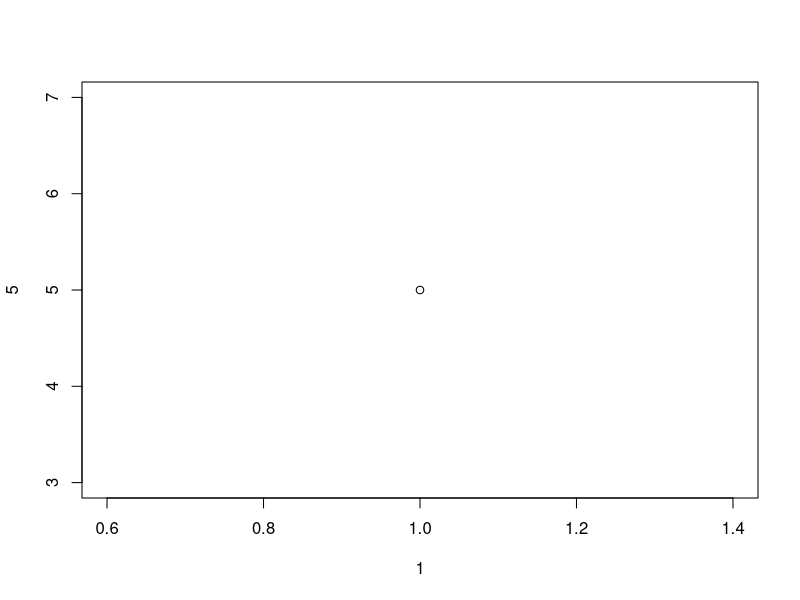
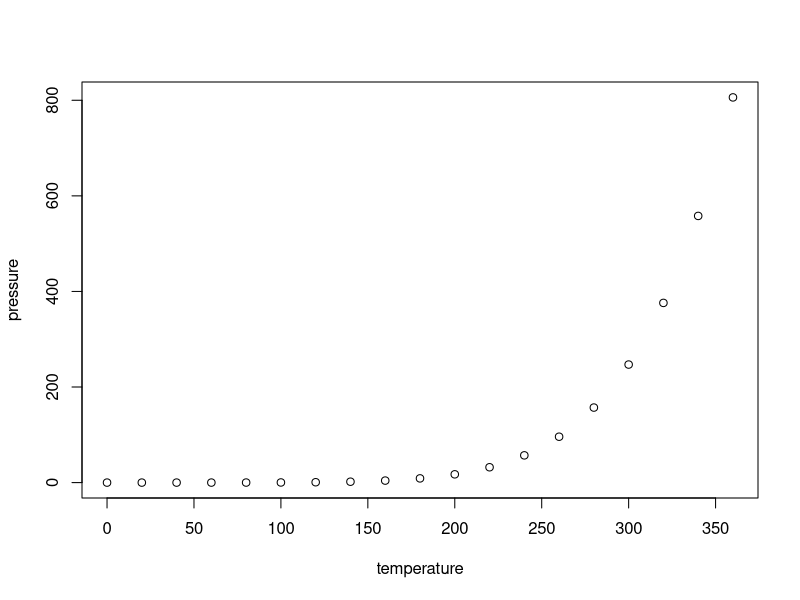
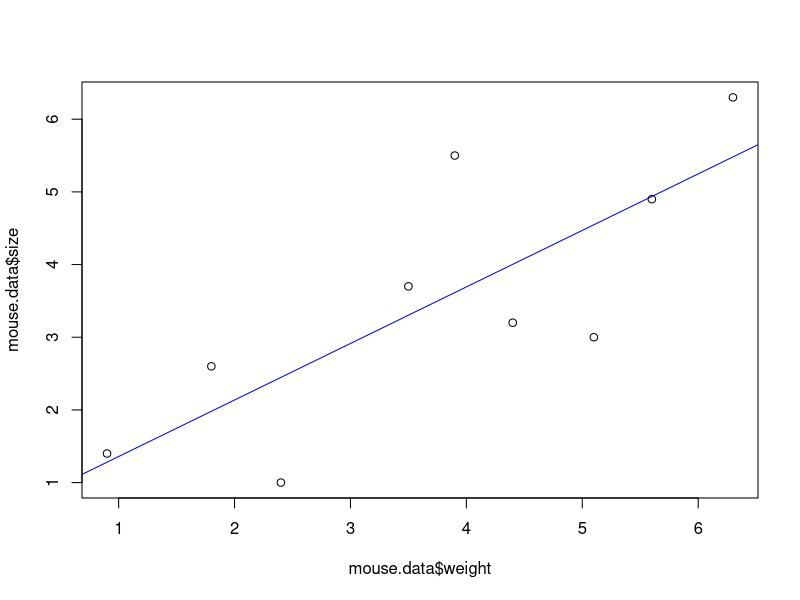
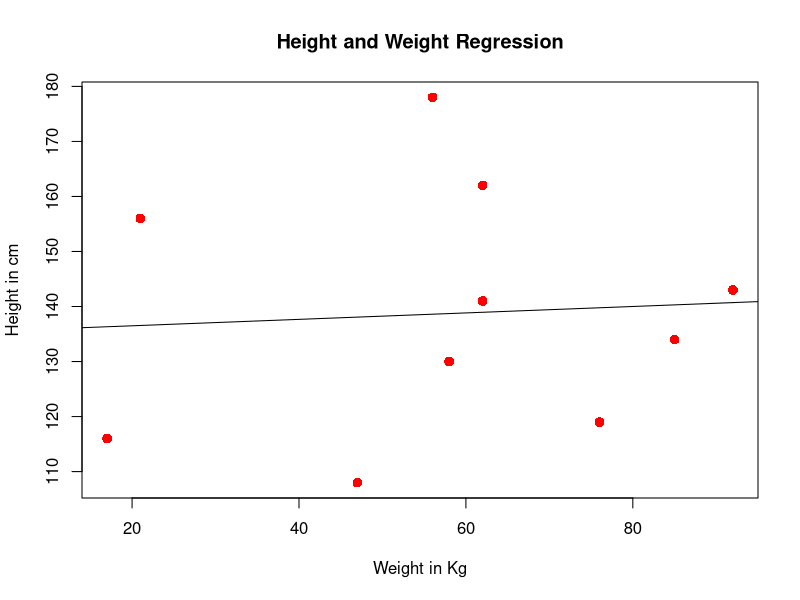

Source code (R) for these figures, in order:
## ---- chunk 1
knitr::opts_chunk$set(echo = TRUE)
## ---- chunk 2
plot(1, 5)
## ---- chunk 3
summary(cars)
cars
## ---- chunk 4
summary(iris)
## ---- chunk 5
plot(pressure)
## ---- chunk 6
#Creating input vector for lm() function  
x <- c(141, 134, 178, 156, 108, 116, 119, 143, 162, 130)  
y <- c(62, 85, 56, 21, 47, 17, 76, 92, 62, 58)  
# Applying the lm() function.  
relationship_model<- lm(y~x)  
#Printing the coefficient   
print(relationship_model)  
## ---- chunk 7
#Creating input vector for lm() function  
x <- c(141, 134, 178, 156, 108, 116, 119, 143, 162, 130)  
y <- c(62, 85, 56, 21, 47, 17, 76, 92, 62, 58)  
  
# Applying the lm() function.  
relationship_model<- lm(y~x)  
  
#Printing the coefficient   
print(summary(relationship_model))  
## ---- chunk 8
#Creating input vector for lm() function  
x <- c(141, 134, 178, 156, 108, 116, 119, 143, 162, 130)  
y <- c(62, 85, 56, 21, 47, 17, 76, 92, 62, 58)  
  
# Applying the lm() function.  
relationship_model<- lm(y~x)  
  
# Finding the weight of a person with height 170.  
z <- data.frame(x = 160)  
predict_result<-  predict(relationship_model,z)  
print(predict_result)  
## ---- chunk 9
#Creating input vector for lm() function  
x <- c(141, 134, 178, 156, 108, 116, 119, 143, 162, 130)  
y <- c(62, 85, 56, 21, 47, 17, 76, 92, 62, 58)  
relationship_model<- lm(y~x)  
# Giving a name to the chart file.  
png(file = "linear_regression.png")  
# Plotting the chart.  
plot(y,x,col = "red",main = "Height and Weight Regression",abline(lm(x~y)),cex = 1.3,pch = 16,xlab = "Weight in Kg",ylab = "Height in cm")  
# Saving the file.  
dev.off()  
## ---- chunk 10
## Here's the data from the video
mouse.data <- data.frame(
  weight=c(0.9, 1.8, 2.4, 3.5, 3.9, 4.4, 5.1, 5.6, 6.3),
  size=c(1.4, 2.6, 1.0, 3.7, 5.5, 3.2, 3.0, 4.9, 6.3))

mouse.data # print the data to the screen in a nice format

## plot a x/y scatter plot with the data
plot(mouse.data$weight, mouse.data$size)

## create a "linear model" - that is, do the regression
mouse.regression <- lm(size ~ weight, data=mouse.data)
## generate a summary of the regression
summary(mouse.regression)

## add the regression line to our x/y scatter plot
abline(mouse.regression, col="blue")
## ---- chunk 11
model<-lm(iris$Species ~ iris$Sepal.Length)

str(model)
